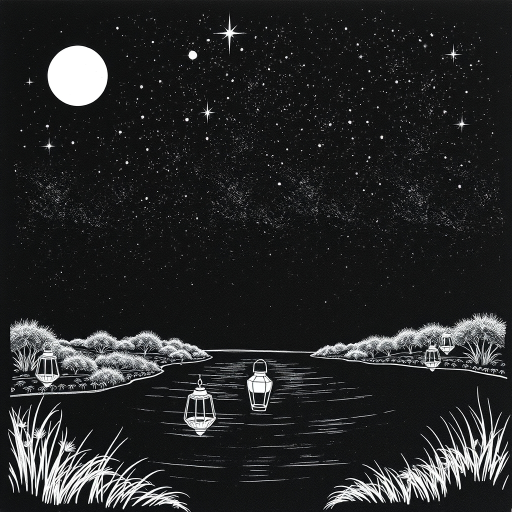
#> input picture assets/corbin-garden-lora2-flux-pencil.jpg, 1024 x 1024 px (shown at 1/2 size)
$ python etched.py ../assets/corbin-garden-lora2-flux-pencil.jpg ../assets/corbin-paradise-lucid-pencil.jpg   (older library calls are emulated)
#> lines starting #> are read from the running program, lines starting #| are printed output that depends on the picture; after the words box and inside, x2 and y2 are one past the last pixel; in counts of white or black regions, pixels touching at a corner belong together
"""Real images -> white-on-black etched line art (draw-ready).

Museum scans, manuscript folios, architecture photos in; pencil-etch out.
Knobs: detail (edge threshold), softness (bilateral passes), levels.
Output feeds draw.py unchanged — same renderer, real sources.
"""
import cv2
import numpy as np


def etch(src_path, dest_path, detail=0.55, softness=2, invert_bg=True,
         max_side=1080):
    """detail 0..1: fraction of edges kept (lower = sparser, more drawable).
    Returns dest path."""
#> called with detail = 0.55, softness = 2, invert_bg = True, max_side = 1080
    img = cv2.imread(src_path)
#> img is the input picture: shape (1024, 1024, 3); mean B, G, R 39.6, 39.2, 38.2
    if img is None:
        raise ValueError(f"cannot read {src_path}")
    h, w = img.shape[:2]
#> h = 1024; w = 1024
    s = max_side / max(h, w)
#> s = 1.05
    if s < 1:
        img = cv2.resize(img, (int(w * s), int(h * s)))
    g = cv2.cvtColor(img, cv2.COLOR_BGR2GRAY)
    for _ in range(max(0, int(softness))):
        g = cv2.bilateralFilter(g, 7, 60, 60)
    # edges both directions, merged — catches pencil and paint alike
    e1 = cv2.Canny(g, 30, 110)
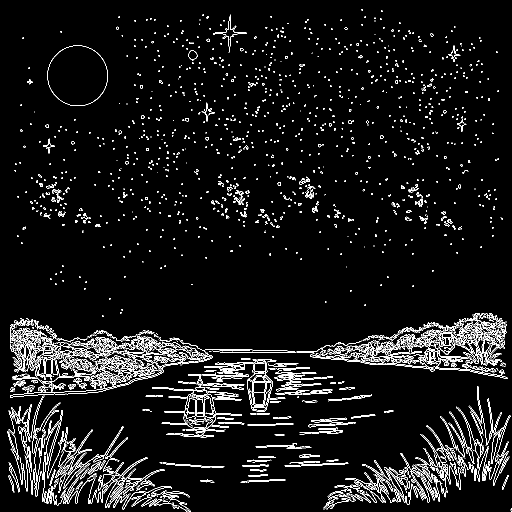
#> e1: shape (1024, 1024) (shown at 1/2 size); 5.6% white in thin lines or dots
    lap = cv2.Laplacian(g, cv2.CV_8U, ksize=3)
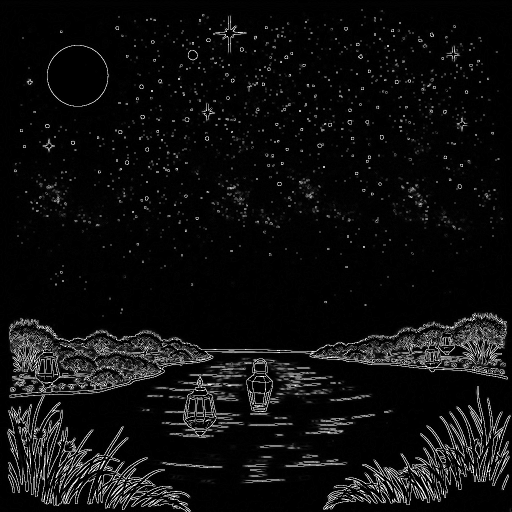
#> lap: shape (1024, 1024) (shown at 1/2 size); min 0, max 255, mean 14.3
    _, lap = cv2.threshold(lap, 18, 255, cv2.THRESH_BINARY)
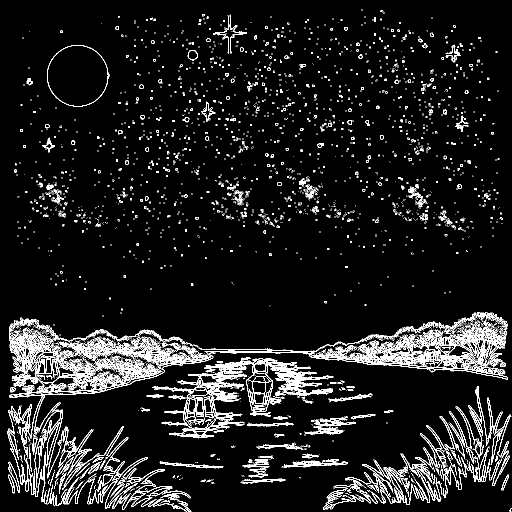
#> lap: shape (1024, 1024) (shown at 1/2 size); 7.6% white in thin lines or dots
    edges = cv2.bitwise_or(e1, lap)
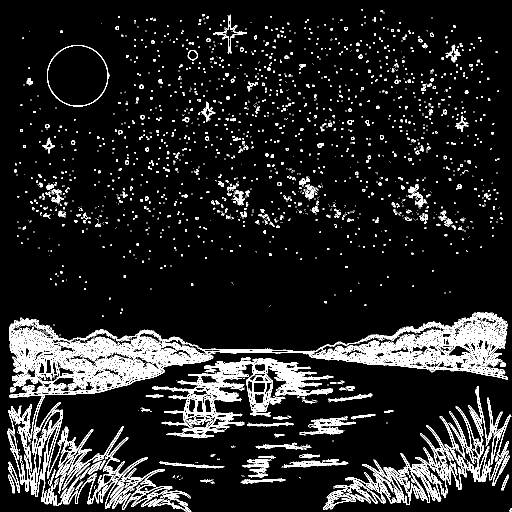
#> edges: shape (1024, 1024) (shown at 1/2 size); 10.1% white in thin lines or dots
    # thin to near-skeleton so the walk has clean paths
    kernel = np.ones((2, 2), np.uint8)
    edges = cv2.morphologyEx(edges, cv2.MORPH_CLOSE, kernel)
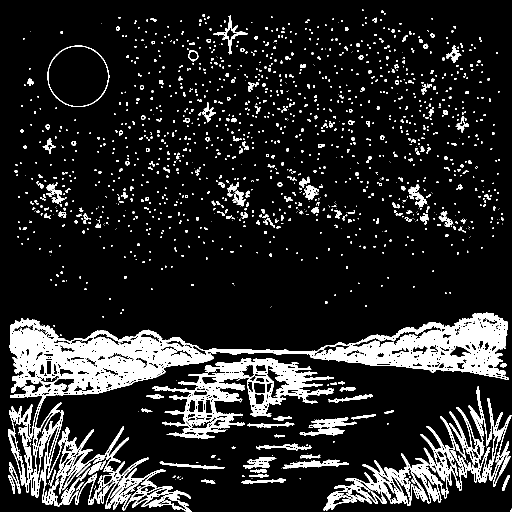
#> edges: shape (1024, 1024) (shown at 1/2 size); 13.4% white; 1495 white regions (1161 under 20 px), largest, box (x1, y1, x2, y2) and area: (16, 625, 1017, 1024) 71867, (647, 773, 1023, 1021) 16943, (305, 716, 668, 878) 16625
    if detail < 1.0:
        keep = np.random.default_rng(7).random(edges.shape) < detail
        edges = np.where(keep, edges, 0).astype(np.uint8)
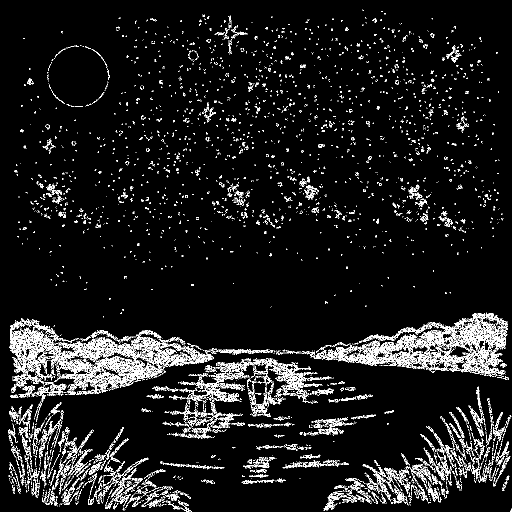
#> edges: shape (1024, 1024) (shown at 1/2 size); 7.4% white in thin lines or dots
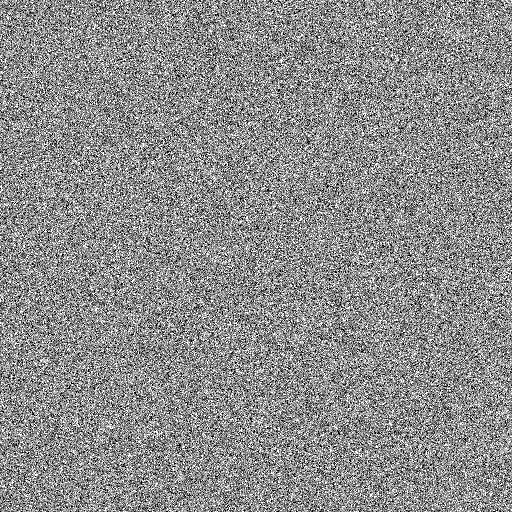
#> keep: shape (1024, 1024) bool (shown at 1/2 size); 55% white; black in thin lines or dots
    if invert_bg:
        pass  # Canny edges are already white-on-black: our canvas
    else:
        edges = cv2.bitwise_not(edges)  # black ink on paper white
        return cv2.imwrite(dest_path, cv2.cvtColor(edges, cv2.COLOR_GRAY2BGR))
    cv2.imwrite(dest_path, cv2.cvtColor(edges, cv2.COLOR_GRAY2BGR))
    return dest_path


if __name__ == "__main__":
    import sys
    etch(sys.argv[1], sys.argv[2], *(float(x) for x in sys.argv[3:]))

$ run again, on assets/farm-lora2-flux-pencil.jpg
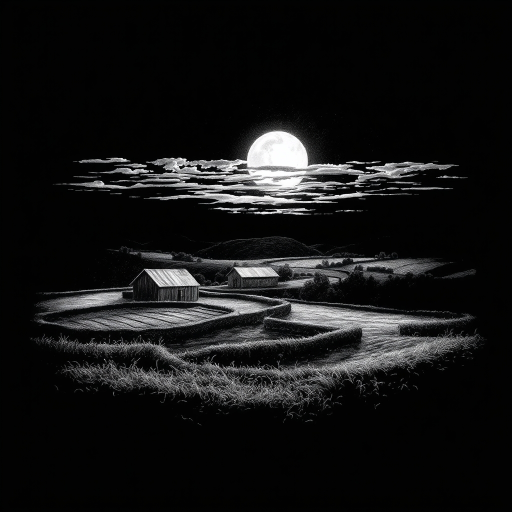
#> input picture assets/farm-lora2-flux-pencil.jpg, 1024 x 1024 px (shown at 1/2 size)
#> in etch, img is the input picture: shape (1024, 1024, 3); mean B, G, R 21.4, 21.3, 21.2
#> in etch, `e1 = cv2.Canny(g, 30, 110)`:
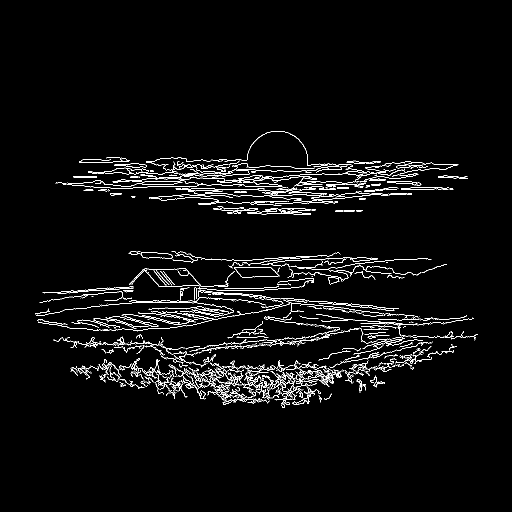
#> e1: shape (1024, 1024) (shown at 1/2 size); 3.1% white in thin lines or dots, all inside (x1, y1, x2, y2) = (70, 262, 955, 816)
#> in etch, `edges = np.where(keep, edges, 0).astype(np.uint8)`:
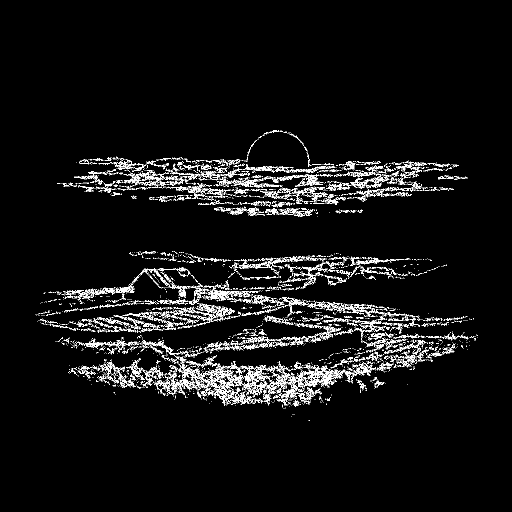
#> edges: shape (1024, 1024) (shown at 1/2 size); 4.8% white in thin lines or dots, all inside (x1, y1, x2, y2) = (71, 260, 956, 841)
#> keep: shape (1024, 1024) bool; 55% white; black in thin lines or dots

$ run again, on assets/moon-lora1-flux-pencil.jpg
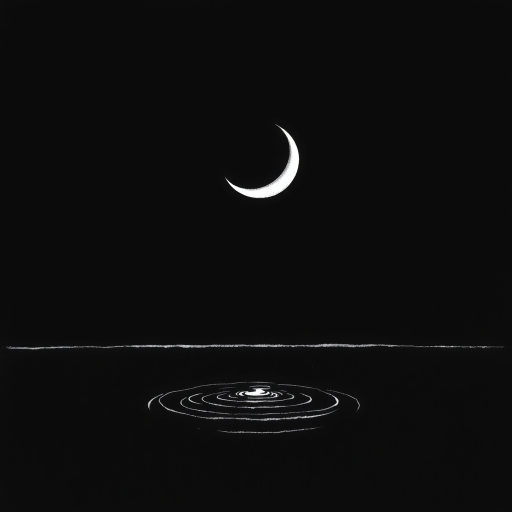
#> input picture assets/moon-lora1-flux-pencil.jpg, 1024 x 1024 px (shown at 1/2 size)
#> in etch, img is the input picture: shape (1024, 1024, 3); mean B, G, R 13.3, 13.3, 13.3
#> in etch, `e1 = cv2.Canny(g, 30, 110)`:
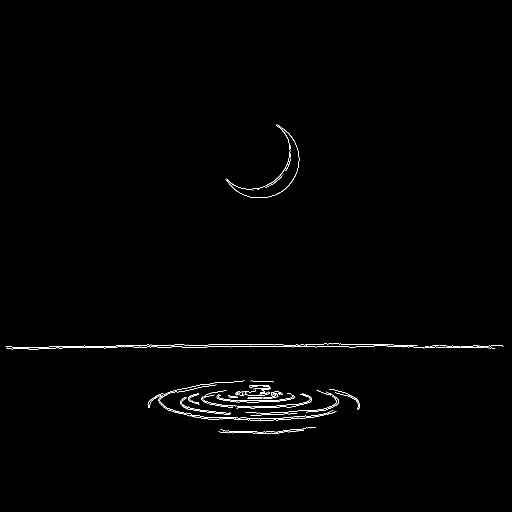
#> e1: shape (1024, 1024) (shown at 1/2 size); 0.64% white in thin lines or dots, all inside (x1, y1, x2, y2) = (11, 249, 1007, 867)
#> in etch, `edges = np.where(keep, edges, 0).astype(np.uint8)`:
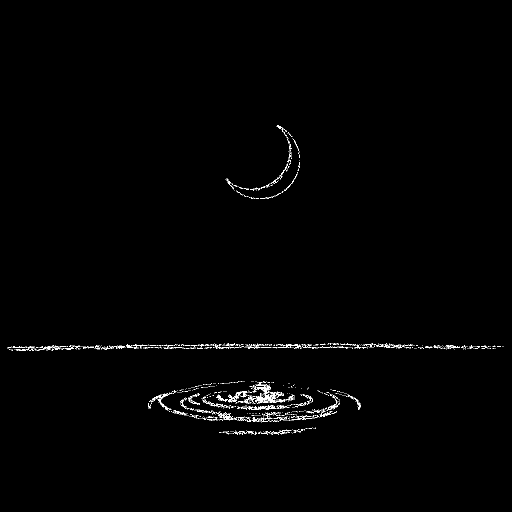
#> edges: shape (1024, 1024) (shown at 1/2 size); 0.75% white in thin lines or dots, all inside (x1, y1, x2, y2) = (15, 250, 1008, 870)
#> keep: shape (1024, 1024) bool; 55% white; black in thin lines or dots

$ run again, on assets/ref-mihrab1354-etch.jpg
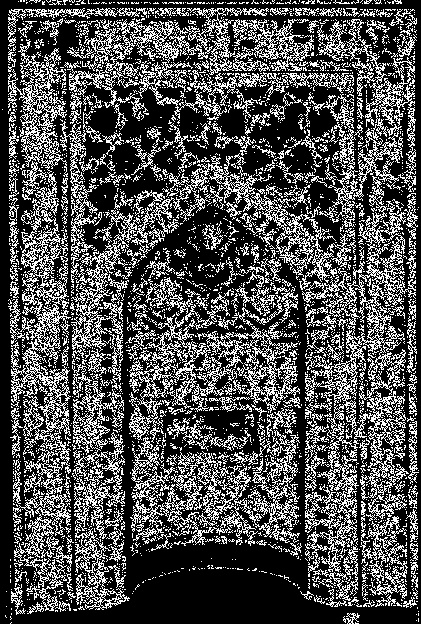
#> input picture assets/ref-mihrab1354-etch.jpg, 421 x 624 px
#> in etch, img is the input picture: shape (624, 421, 3); min 0, max 255, mean 79.2
#> e1: shape (624, 421); 24.4% white in thin lines or dots
#> in etch, `edges = np.where(keep, edges, 0).astype(np.uint8)`:
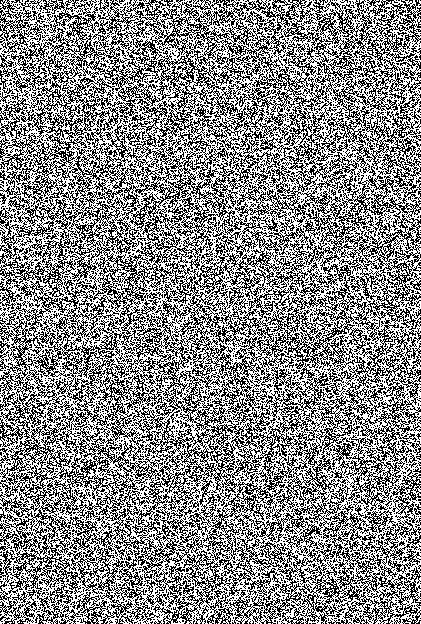
#> keep: shape (624, 421) bool; 54.8% white; black in thin lines or dots
